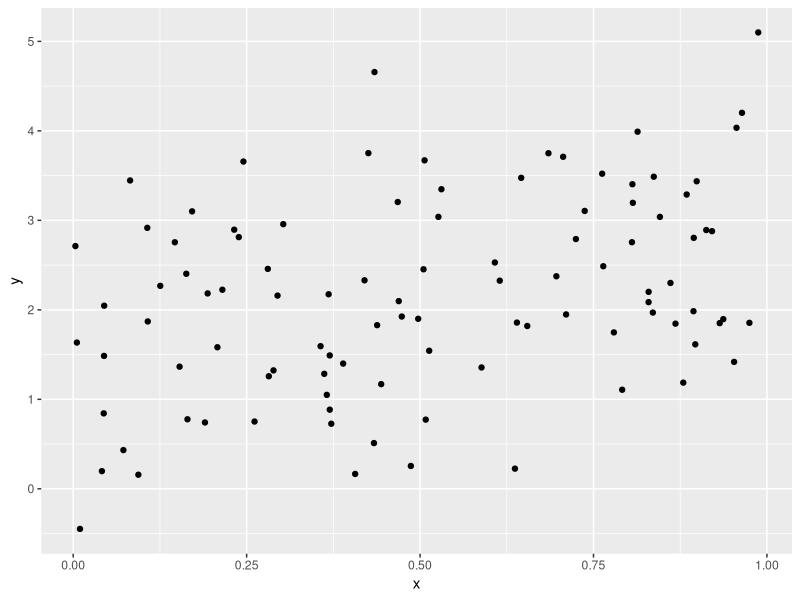

This figure's R source:
## ---- chunk 1
library(tidyverse)

plot_df = 
  tibble(
    x = runif(100),
    y = 1 + 2 * x + rnorm(100)
  )

plot_df |> 
  ggplot(aes(x = x, y = y)) + 
  geom_point()
